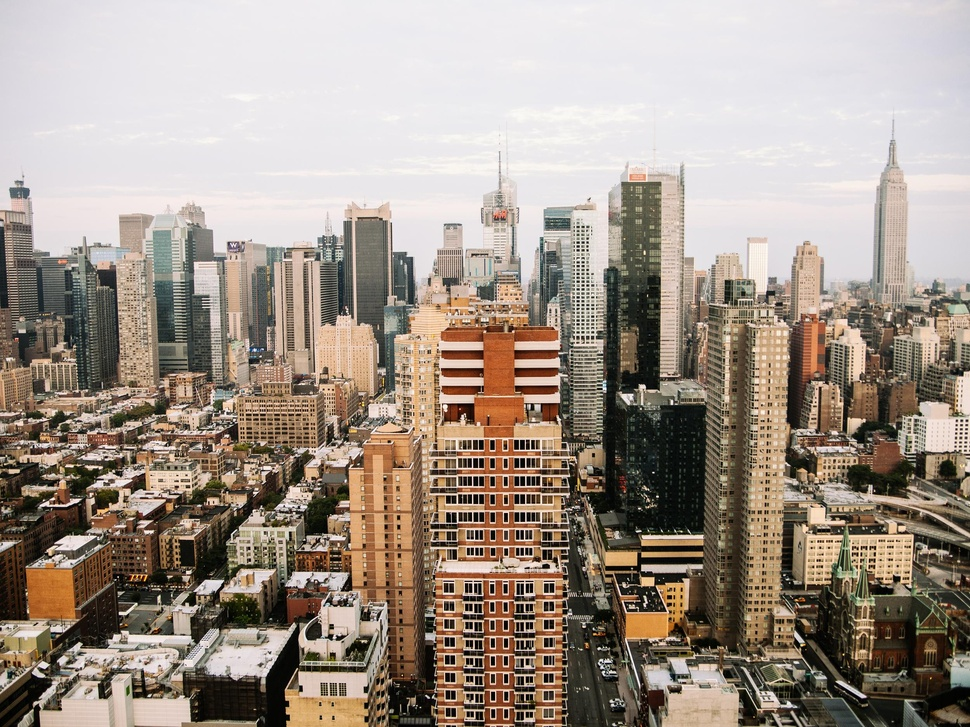
#> input picture source1.jpg, 970 x 727 px, shrunk from 2500 x 1875 before the run, found by its file name
$ python proyectorespaldo.py
#> lines starting #> are read from the running program, lines starting #| are printed output that depends on the picture
# -*- coding: utf-8 -*-
"""
Created on Sun Dec 19 00:14:57 2021

@author: Alejadro Gabriel VIVAS Hernández
"""

import math
import numpy as np
import matplotlib.pyplot as plt
import random
import os
import numpy as np
from PIL import Image
import cv2


def cargar_imagenes(route):
    """
    carga imagenes en una carpeta, la cual transformara en matrices numpy
    y los devolvera en una lista
    route -> direccion absoluta donde se encuentran las imagenes
    images -> lista de matrices de numpy ndarray
    """
    imagenes = []
    directory = os.fsencode(route)
    os.chdir(route)
    for file in os.listdir(directory):
        filename = os.fsdecode(file)
        if filename.endswith(".jpg"):
            img = Image.open(filename)
            img.load()
            data = np.asarray(img, dtype="uint8")
            print(data.shape)
            imagenes.append(data)
            continue
        else:
            continue
    print("Se cargaron ", len(imagenes), "imagenes")
    return imagenes


def gris(p):
    pass


def conversion(a):
    """
    Esta función convierte un array mayor a dos dimensiones en un array de dos dimensiones. Esto hace que el canal RGB se anule
    En tal caso la matriz ya tenga  dos dimensiones, devuelve el mismo array.
    """

    if np.array(a).ndim < 3:
        return np.array(a)
    else:
        return np.mean(a, axis=2, dtype=np.uint8)

    pass


def vecinoProximo(A, w, h):
    """
    Toma las dimensiones de la imagen A y las divide entre las nuevas dimensiones dadas, w y h. A través de un bucle for
    """

    altura, ancho = A.shape[0], A.shape[1]  # dimensiones imagen

    new_image = [[A[int(altura * y / h)][int(ancho * x / w)]
                  for x in range(w)] for y in range(h)]

    return np.array(new_image)

    pass


# [25 lines left out: function mediaLocal, not called in this run]


def TablaSuma(A):
    pass


def reduccionSumas1(A, S: np.ndarray, w: int, h: int):
    pass


def reduccionSumas2(A, S: np.ndarray, w: int, h: int):
    pass


def listaRGBtoGris(A):
    """
     Convierte una lista de imágenes en formato RGB a una tabla de pixeles de dos dimensiones por medio la función conversión
     anteriormente nombrada
    """

    for i in range(len(A)):
        A[i] = conversion(A[i])

    return A

    pass


def listaRedim(A, w, h):
    """
    Cambia la altura y el ancho de una lista de imágenes del mismo tamaño por medio de la función vecinoProximo
    anteriormente nombrada
    """

    for i in range(len(A)):
        A[i] = vecinoProximo(A[i], w, h)

    return A

    pass


def initMosaico(source, w: int, h: int, p: int):
    mAltura, mAncho = h * p, w * p

    return vecinoProximo(source, mAncho, mAltura)
    pass


# [120 lines left out: functions L1, escogerMiniatura, unir, piezas, construirMosaico, not called in this run]


def construirMosaicogris(source, miniaturas, p):
    """
    Construye una imagen como un mapa de bits de dos dimensiones (escala de grises) con una imagen base(source), una lista de miniaturas y la cantidad de miniaturas por lado (p).

    """

    source = np.array(source)

    for i in range(len(miniaturas)):
        miniaturas[i] = np.array(miniaturas[i])

    # source = conversion(np.array(source))

    miniaturas_en_gris = listaRGBtoGris(miniaturas)

    ejemplar = miniaturas[0]

    h, w = ejemplar.shape

    source = conversion(initMosaico(source, w, h, p))

    Height, Widht = source.shape  # dimensiones ssource

    # Corta en bloques la imagen original(source)

    bloques = piezas(source, w, h)

    area = pow(p, 2)

    # Compara cada bloque con todos las imagenes miniatura y selecciona el más parecido para cada bloque
    indices = []
    for i in range(area):
        indices.append((escogerMiniatura(bloques[i], miniaturas_en_gris)))

    elegidas = []
    for i in indices:
        elegidas.append(miniaturas_en_gris[i])

    for i in range(area):
        elegidas[i] = Image.fromarray(elegidas[i])

    # Une las imagenes elegidas con mayor parecido y crea el mosaico de imagenes

    mosaico = unir(elegidas, w, h)

    # retorna el mosaico como un array

    return np.array(mosaico, dtype=np.uint8)

    pass


imagen = Image.open('source1.jpg')
#> imagen is the input picture: PIL image 970x727 RGB; mean R, G, B 160.3, 147.9, 136.8

imagen = np.array(imagen)

miniaturas = listaRedim(cargar_imagenes(b"C:\Projects\USB\Python\Mosaico\imagenes"), 100, 75)
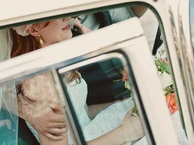
#> input picture imagenes/1013-500x375.jpg, 194 x 145 px, shrunk from 500 x 375 before the run
#> in cargar_imagenes, img is the input picture: PIL image 194x145 RGB; mean R, G, B 164.3, 159.3, 145.4
#| (145, 194, 3)
#| Se cargaron  1 imagenes
#> the loop in listaRedim, `for i in range(len(A)):` made 1 pass
#> (altura in vecinoProximo, ancho in vecinoProximo) on pass 1: (145, 194)
#> after the loop in listaRedim, `for i in range(len(A)):`: A = 1 item
#> miniaturas = 1 item

Mosaico = construirMosaicogris(imagen, miniaturas, 50)
#> the loop in construirMosaicogris, `for i in range(len(miniaturas)):` made 1 pass
#> the loop in listaRGBtoGris, `for i in range(len(A)):` made 1 pass
#> in construirMosaicogris, `ejemplar = miniaturas[0]`:
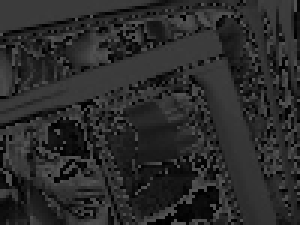
#> ejemplar: shape (75, 100) (shown 3 times larger); min 0, max 85, mean 42.9
#> (the run stopped early here; a loop or call above may not have finished)
